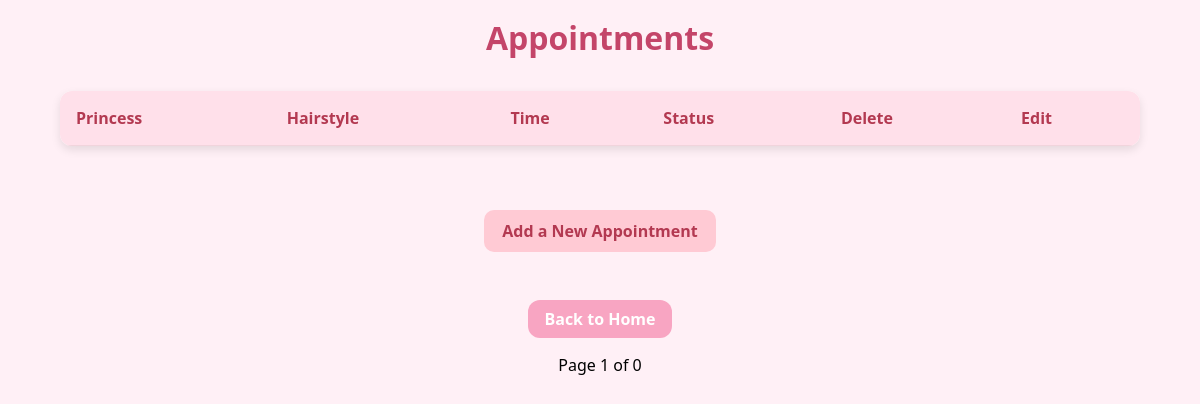
/appointments, run on an earlier commit of the app's database.
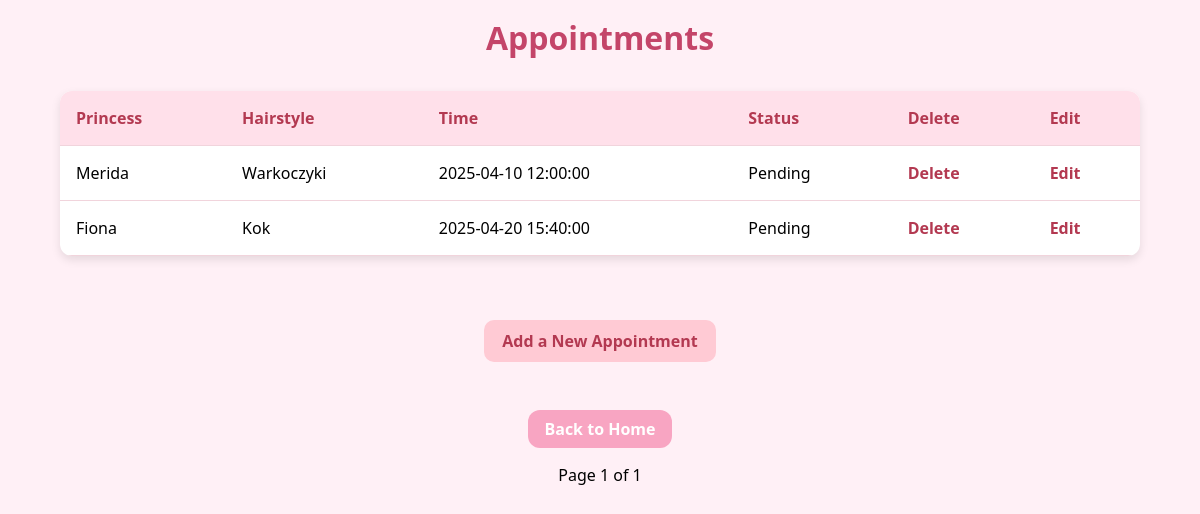
And on a later commit of the database.
### models.py (models this page shows)
class Appointment(db.Model):
    __tablename__ = 'appointment'
    id = db.Column(db.Integer, primary_key=True)
    princess_id = db.Column(db.Integer, db.ForeignKey('princess.id'), nullable=False)
    hairstyle_id = db.Column(db.Integer, db.ForeignKey('hairstyle.id'), nullable=False)
    appointment_time = db.Column(db.DateTime, nullable=False)
    completed = db.Column(db.Boolean, nullable=False, default = False)
    princess = db.relationship('Princess', back_populates='appointments')
    hairstyle = db.relationship('Hairstyle', back_populates='appointments')

class Princess(db.Model):
    __tablename__ = 'princess'
    id = db.Column(db.Integer, primary_key=True)
    name = db.Column(db.String(100), nullable=False)
    movie = db.Column(db.String(100), nullable=False)
    release_date = db.Column(db.Date, nullable=True)
    is_animated = db.Column(db.Boolean, nullable=False)
    rating = db.Column(db.String(10))
    genre = db.Column(db.String(100))
    poster_url = db.Column(db.String(300))
    appointments = db.relationship('Appointment', back_populates='princess')

class Hairstyle(db.Model):
    __tablename__ = 'hairstyle'
    id = db.Column(db.Integer, primary_key=True)
    name = db.Column(db.String(100), nullable=False)
    description = db.Column(db.String(500))
    duration = db.Column(db.Integer)
    price = db.Column(db.Float, nullable=False)
    appointments = db.relationship('Appointment', back_populates='hairstyle')

### app.py (the view)
@app.route('/appointments', methods=['GET'])
def appointments():
    page = request.args.get('page', 1, type=int)
    appointment_pagination = Appointment.query.paginate(page=page, per_page=7)
    return render_template('appointments.html', appointments=appointment_pagination.items,
                           pagination=appointment_pagination)

### templates/appointments.html (shortened to what this page needs)
<!DOCTYPE html>
<html lang="en">
<head>
    <link rel="stylesheet" href="{{ url_for('static', filename='style.css') }}">
</head>
<body>
    <h1>Appointments</h1>
    <table>
        <tr>
            <th>Princess</th>
            <th>Hairstyle</th>
            <th>Time</th>
            <th>Status</th>
            <th>Delete</th>
            <th>Edit</th>
        </tr>
        {% for appointment in appointments %}
        <tr>
            <td>{{ appointment.princess.name }}</td>
            <td>{{ appointment.hairstyle.name }}</td>
            <td>{{ appointment.appointment_time }}</td>
            <td>{{ 'Completed' if appointment.completed else 'Pending' }}</td>
            <td>
                <a href="{{ url_for('delete_appointment', id=appointment.id) }}" onclick="return confirm('Are you sure?')">Delete</a>
            </td>
            <td>
                <a href="{{ url_for('edit_appointment', id=appointment.id) }}">Edit</a>
            </td>
        </tr>
        {% endfor %}
    </table>
    <div class="add">
        <a href="{{ url_for('add_appointment') }}" class="add-btn">Add a New Appointment</a>
    </div>
    <div>
        <a href="{{ url_for('index') }}">Back to Home</a>
        <p>Page {{ pagination.page }} of {{ pagination.pages }}</p>
    </div>
</body>
</html>

What changed in the data, as far as the page shows it:
added Appointment: princess.name "Merida", hairstyle.name "Warkoczyki", appointment_time "2025-04-10 12:00:00", completed "Pending"
added Appointment: princess.name "Fiona", hairstyle.name "Kok", appointment_time "2025-04-20 15:40:00", completed "Pending"
Also different on the page:
{{ pagination.pages }}: "0" → "1"
